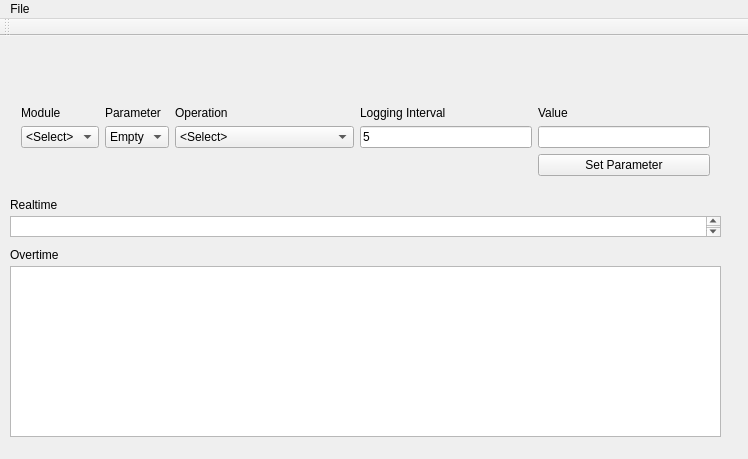
<?xml version="1.0" encoding="UTF-8"?>
<ui version="4.0">
 <class>MainWindow</class>
 <widget class="QMainWindow" name="MainWindow">
  <property name="geometry">
   <rect>
    <x>0</x>
    <y>0</y>
    <width>748</width>
    <height>459</height>
   </rect>
  </property>
  <property name="minimumSize">
   <size>
    <width>0</width>
    <height>0</height>
   </size>
  </property>
  <property name="windowTitle">
   <string>MainWindow</string>
  </property>
  <widget class="QWidget" name="centralWidget">
   <property name="maximumSize">
    <size>
     <width>16777215</width>
     <height>16777215</height>
    </size>
   </property>
   <property name="layoutDirection">
    <enum>Qt::LeftToRight</enum>
   </property>
   <widget class="QWidget" name="gridLayoutWidget">
    <property name="geometry">
     <rect>
      <x>10</x>
      <y>0</y>
      <width>711</width>
      <height>151</height>
     </rect>
    </property>
    <property name="minimumSize">
     <size>
      <width>2</width>
      <height>0</height>
     </size>
    </property>
    <layout class="QGridLayout" name="gridLayout">
     <property name="sizeConstraint">
      <enum>QLayout::SetDefaultConstraint</enum>
     </property>
     <item row="0" column="0">
      <widget class="QLabel" name="module_l">
       <property name="minimumSize">
        <size>
         <width>2</width>
         <height>0</height>
        </size>
       </property>
       <property name="text">
        <string>Module</string>
       </property>
       <property name="alignment">
        <set>Qt::AlignBottom|Qt::AlignLeading|Qt::AlignLeft</set>
       </property>
      </widget>
     </item>
     <item row="1" column="0">
      <widget class="QComboBox" name="module_cb">
       <property name="minimumSize">
        <size>
         <width>2</width>
         <height>0</height>
        </size>
       </property>
       <item>
        <property name="text">
         <string>&lt;Select&gt;</string>
        </property>
       </item>
      </widget>
     </item>
     <item row="1" column="1">
      <widget class="QComboBox" name="param_cb">
       <property name="minimumSize">
        <size>
         <width>2</width>
         <height>0</height>
        </size>
       </property>
       <item>
        <property name="text">
         <string>Empty</string>
        </property>
       </item>
      </widget>
     </item>
     <item row="0" column="1">
      <widget class="QLabel" name="parameter_l">
       <property name="minimumSize">
        <size>
         <width>2</width>
         <height>0</height>
        </size>
       </property>
       <property name="text">
        <string>Parameter</string>
       </property>
       <property name="alignment">
        <set>Qt::AlignBottom|Qt::AlignLeading|Qt::AlignLeft</set>
       </property>
      </widget>
     </item>
     <item row="0" column="4">
      <widget class="QLabel" name="value_l">
       <property name="minimumSize">
        <size>
         <width>2</width>
         <height>0</height>
        </size>
       </property>
       <property name="text">
        <string>Value</string>
       </property>
       <property name="alignment">
        <set>Qt::AlignBottom|Qt::AlignLeading|Qt::AlignLeft</set>
       </property>
      </widget>
     </item>
     <item row="1" column="4">
      <widget class="QLineEdit" name="value_le">
       <property name="minimumSize">
        <size>
         <width>2</width>
         <height>0</height>
        </size>
       </property>
      </widget>
     </item>
     <item row="2" column="4">
      <widget class="QPushButton" name="setparam_pb">
       <property name="minimumSize">
        <size>
         <width>2</width>
         <height>0</height>
        </size>
       </property>
       <property name="text">
        <string>Set Parameter</string>
       </property>
      </widget>
     </item>
     <item row="0" column="2">
      <widget class="QLabel" name="operation_l">
       <property name="minimumSize">
        <size>
         <width>2</width>
         <height>0</height>
        </size>
       </property>
       <property name="text">
        <string>Operation</string>
       </property>
       <property name="alignment">
        <set>Qt::AlignBottom|Qt::AlignLeading|Qt::AlignLeft</set>
       </property>
      </widget>
     </item>
     <item row="1" column="2">
      <widget class="QComboBox" name="operation_cb">
       <property name="minimumSize">
        <size>
         <width>2</width>
         <height>0</height>
        </size>
       </property>
       <item>
        <property name="text">
         <string>&lt;Select&gt;</string>
        </property>
       </item>
       <item>
        <property name="text">
         <string>Set Parameter</string>
        </property>
       </item>
       <item>
        <property name="text">
         <string>Read Parameter Real Time</string>
        </property>
       </item>
       <item>
        <property name="text">
         <string>Read Parameter Over Time</string>
        </property>
       </item>
      </widget>
     </item>
     <item row="0" column="3">
      <widget class="QLabel" name="interval_l">
       <property name="minimumSize">
        <size>
         <width>2</width>
         <height>0</height>
        </size>
       </property>
       <property name="lineWidth">
        <number>1</number>
       </property>
       <property name="text">
        <string>Logging Interval</string>
       </property>
       <property name="alignment">
        <set>Qt::AlignBottom|Qt::AlignLeading|Qt::AlignLeft</set>
       </property>
      </widget>
     </item>
     <item row="1" column="3">
      <widget class="QLineEdit" name="interval_le">
       <property name="minimumSize">
        <size>
         <width>2</width>
         <height>0</height>
        </size>
       </property>
       <property name="text">
        <string>5</string>
       </property>
      </widget>
     </item>
    </layout>
   </widget>
   <widget class="QTextEdit" name="realtime_te">
    <property name="geometry">
     <rect>
      <x>10</x>
      <y>180</y>
      <width>711</width>
      <height>21</height>
     </rect>
    </property>
    <property name="minimumSize">
     <size>
      <width>2</width>
      <height>0</height>
     </size>
    </property>
   </widget>
   <widget class="QLabel" name="realtime_l">
    <property name="geometry">
     <rect>
      <x>10</x>
      <y>160</y>
      <width>62</width>
      <height>17</height>
     </rect>
    </property>
    <property name="minimumSize">
     <size>
      <width>2</width>
      <height>0</height>
     </size>
    </property>
    <property name="text">
     <string>Realtime</string>
    </property>
   </widget>
   <widget class="QTableWidget" name="overtime_tw">
    <property name="geometry">
     <rect>
      <x>10</x>
      <y>230</y>
      <width>711</width>
      <height>171</height>
     </rect>
    </property>
   </widget>
   <widget class="QLabel" name="overtime_l">
    <property name="geometry">
     <rect>
      <x>10</x>
      <y>210</y>
      <width>62</width>
      <height>17</height>
     </rect>
    </property>
    <property name="minimumSize">
     <size>
      <width>2</width>
      <height>0</height>
     </size>
    </property>
    <property name="text">
     <string>Overtime</string>
    </property>
   </widget>
  </widget>
  <widget class="QMenuBar" name="menuBar">
   <property name="geometry">
    <rect>
     <x>0</x>
     <y>0</y>
     <width>748</width>
     <height>23</height>
    </rect>
   </property>
   <widget class="QMenu" name="menuFile">
    <property name="title">
     <string>File</string>
    </property>
    <addaction name="actionQuit"/>
   </widget>
   <addaction name="menuFile"/>
  </widget>
  <widget class="QToolBar" name="mainToolBar">
   <attribute name="toolBarArea">
    <enum>TopToolBarArea</enum>
   </attribute>
   <attribute name="toolBarBreak">
    <bool>false</bool>
   </attribute>
  </widget>
  <action name="actionQuit">
   <property name="text">
    <string>Quit</string>
   </property>
  </action>
 </widget>
 <layoutdefault spacing="6" margin="11"/>
 <resources/>
 <connections/>
</ui>
